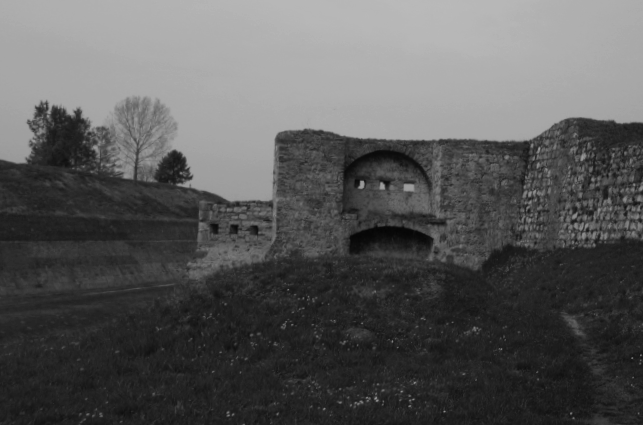
#> input picture assignments/1/disparity/cporta_left.png, 643 x 425 px
$ python gaussian_pyramid.py
#> lines starting #> are read from the running program, lines starting #| are printed output that depends on the picture
### assignments/1/src/ex1_utils.py
import math

import numpy as np
import cv2
from matplotlib.colors import hsv_to_rgb


# [12 lines left out: function gaussderiv, not called in this run]

def gausssmooth(img, sigma):
    x = np.array(list(range(math.floor(-3.0 * sigma + 0.5), math.floor(3.0 * sigma + 0.5) + 1)))
    G = np.exp(-x**2 / (2 * sigma**2))
    G = G / np.sum(G)
    return cv2.sepFilter2D(img, -1, G, G)

# [38 lines left out: functions show_flow, rotate_image, not called in this run]

### assignments/1/src/gaussian_pyramid.py
import numpy as np
from ex1_utils import gausssmooth

def gaussian_pyramid(im):
    """
    Compte Gaussian pyramid for specified image and return levels as list of numpy arrays (matrices).
    Author: Jernej Vivod (vivod.jernej@gmail.com)

    Args:
        im (numpy.ndarray): Image for which to compute the Gaussian pyramid.

    Returns:
        (list): List of numpy arrays (matrices) representing the Gaussian level pyramids.
    """

    # Set sigma for Gaussian smoothing.
    SIGMA = 1.0

    # Ensure image image dimensions are even integers.
    im_formatted = im[:im.shape[0]-np.mod(im.shape[0], 2), :im.shape[1]-np.mod(im.shape[1], 2)]

    # Initialize results list.
    res = []

    # Add original image to results array.
    res.append(im_formatted)

    # While image represented by matrix whose lowest dimension larger than 2 ...
    im_nxt = im_formatted.copy()
    while np.min(im_nxt.shape) > 1:

        # Smooth image using Gaussian kernel and subsample.
        im_nxt = gausssmooth(im_nxt[:im_nxt.shape[0]-np.mod(im_nxt.shape[0], 2), :im_nxt.shape[1]-np.mod(im_nxt.shape[1], 2)], sigma=SIGMA)[:-1:2, :-1:2]

        # Add subsampled image to results list.
        res.append(im_nxt.copy())

    # Return list of Gaussian pyramid stages.
    return list(reversed(res))


### Test ###
if __name__ == '__main__':
    from PIL import Image
    image = Image.open('../disparity/cporta_left.png')
#> image is the input picture: PIL image 643x425 L; min 5, max 186, mean 88.8
    data = np.asarray(image)
    res = gaussian_pyramid(data)
#> the loop in gaussian_pyramid, `while np.min(im_nxt.shape) > 1:` made 8 passes
#> im_nxt on pass 8: [[141, 148]]
#> pass 2, in gaussian_pyramid, `im_nxt = gausssmooth(im_nxt[:im_nxt.shape[0]-np.mod(im_nxt.shape[0], 2..`:
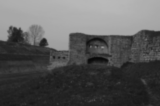
#> im_nxt: shape (106, 160); min 9, max 185, mean 89.5
#> after the loop in gaussian_pyramid, `while np.min(im_nxt.shape) > 1:`: res = 9 items
#> res = 9 items

$ run again, with assignments/1/disparity/cporta_right.png copied over assignments/1/disparity/cporta_left.png
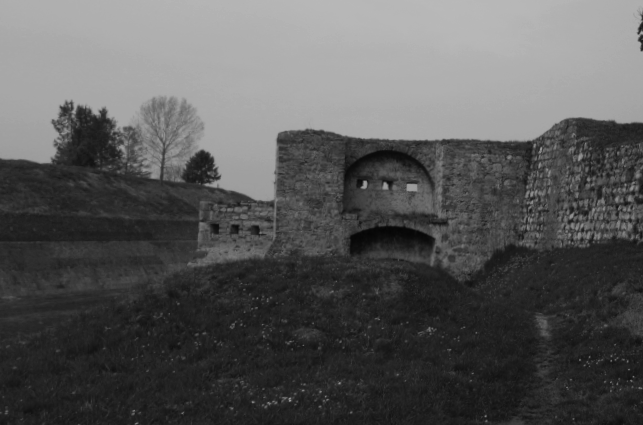
#> input picture assignments/1/disparity/cporta_right.png, 643 x 425 px
#> image is the input picture: PIL image 643x425 L; min 5, max 185, mean 88.1
#> the loop in gaussian_pyramid, `while np.min(im_nxt.shape) > 1:` made 8 passes
#> im_nxt on pass 8: [[140, 146]]
#> pass 2, in gaussian_pyramid, `im_nxt = gausssmooth(im_nxt[:im_nxt.shape[0]-np.mod(im_nxt.shape[0], 2..`:
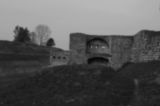
#> im_nxt: shape (106, 160); min 8, max 185, mean 88.9
#> after the loop in gaussian_pyramid, `while np.min(im_nxt.shape) > 1:`: res = 9 items

$ run again, with assignments/1/disparity/office2_left.png copied over assignments/1/disparity/cporta_left.png
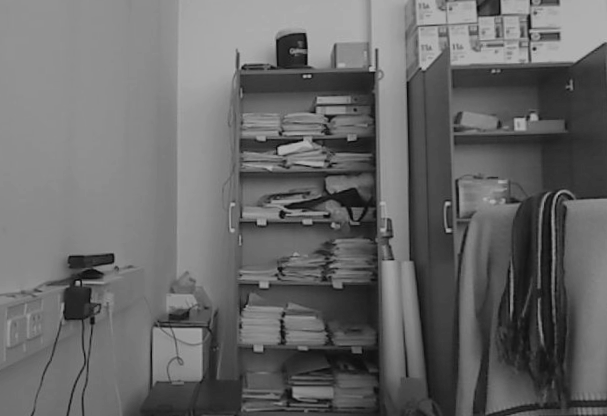
#> input picture assignments/1/disparity/office2_left.png, 607 x 416 px
#> image is the input picture: PIL image 607x416 L; min 6, max 182, mean 104.1
#> the loop in gaussian_pyramid, `while np.min(im_nxt.shape) > 1:` made 8 passes
#> im_nxt on pass 8: [[139, 128]]
#> pass 1, in gaussian_pyramid, `im_nxt = gausssmooth(im_nxt[:im_nxt.shape[0]-np.mod(im_nxt.shape[0], 2..`:
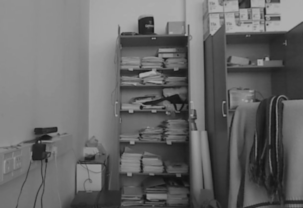
#> im_nxt: shape (208, 303); min 16, max 176, mean 104.3
#> pass 3, in gaussian_pyramid, `im_nxt = gausssmooth(im_nxt[:im_nxt.shape[0]-np.mod(im_nxt.shape[0], 2..`:
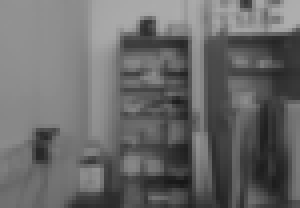
#> im_nxt: shape (52, 75) (shown 4 times larger); min 23, max 174, mean 105
#> after the loop in gaussian_pyramid, `while np.min(im_nxt.shape) > 1:`: res = 9 items

$ run again, with assignments/1/disparity/office2_right.png copied over assignments/1/disparity/cporta_left.png
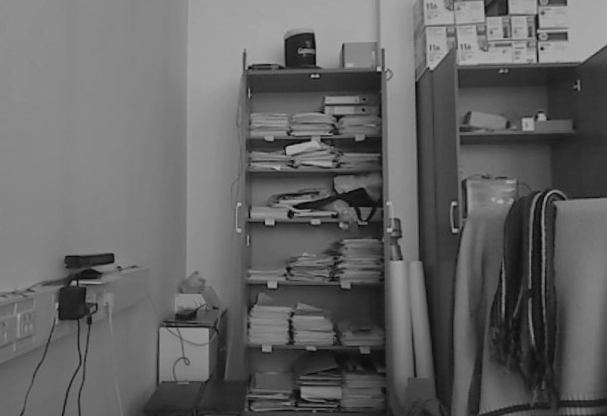
#> input picture assignments/1/disparity/office2_right.png, 607 x 416 px
#> image is the input picture: PIL image 607x416 L; min 4, max 181, mean 100.2
#> the loop in gaussian_pyramid, `while np.min(im_nxt.shape) > 1:` made 8 passes
#> im_nxt on pass 8: [[134, 124]]
#> pass 1, in gaussian_pyramid, `im_nxt = gausssmooth(im_nxt[:im_nxt.shape[0]-np.mod(im_nxt.shape[0], 2..`:
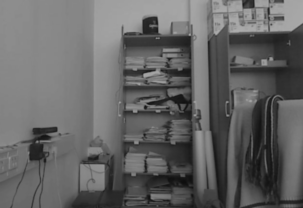
#> im_nxt: shape (208, 303); min 14, max 173, mean 100.3
#> pass 3, in gaussian_pyramid, `im_nxt = gausssmooth(im_nxt[:im_nxt.shape[0]-np.mod(im_nxt.shape[0], 2..`:
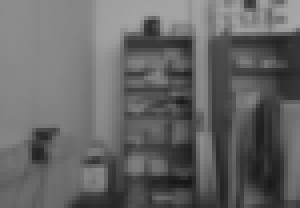
#> im_nxt: shape (52, 75) (shown 4 times larger); min 22, max 167, mean 101.1
#> after the loop in gaussian_pyramid, `while np.min(im_nxt.shape) > 1:`: res = 9 items
